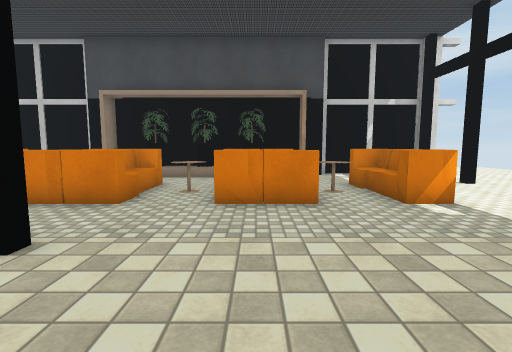
View 1 (above)

17 first-person views from a walk through a Unity game level. The camera is 1.2 m above the floor, tilts 6° down and sees 85° across. The floor is counted in squares, 1 m on a side. Each view is taken from the middle of a square. On the plan, view 1 faces up. The plan holds only what a view shows up to about 13 squares ahead; the rest is blank. The place goes on beyond the plan. Some animated figures are left out. Some surface patterns are stand-ins.

View 2
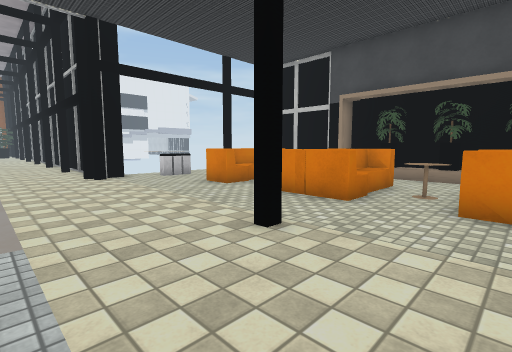

View 3
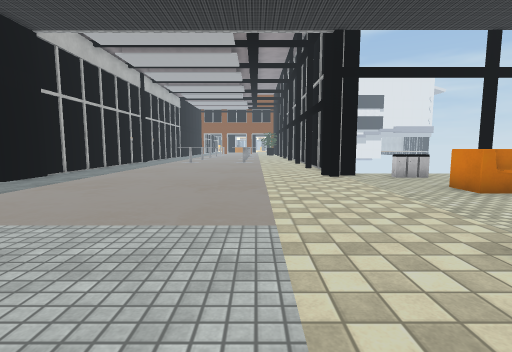

View 4
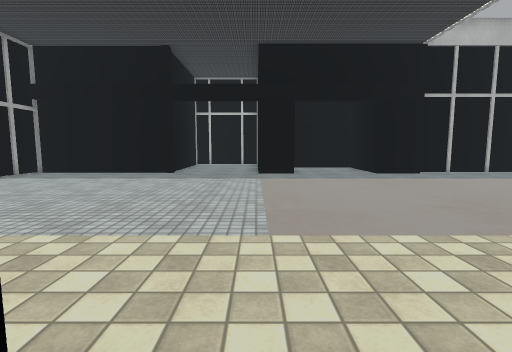

View 5
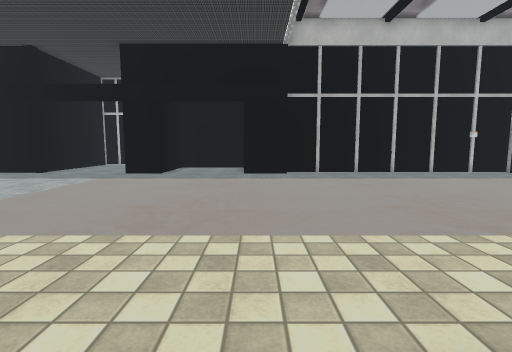

View 6
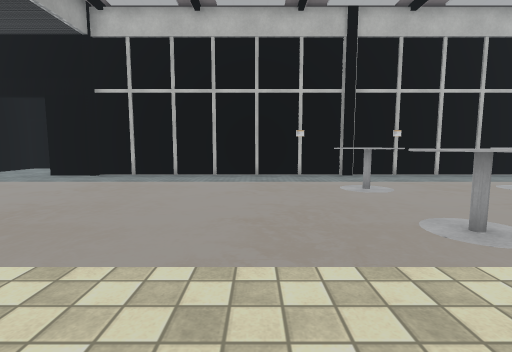

View 7
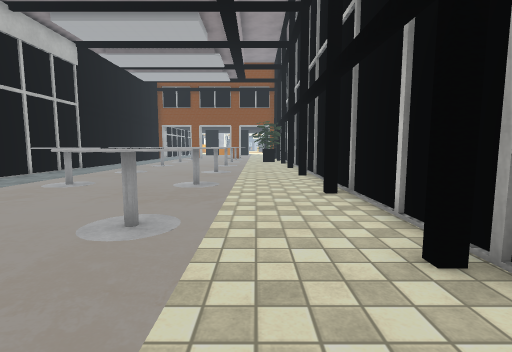

View 8
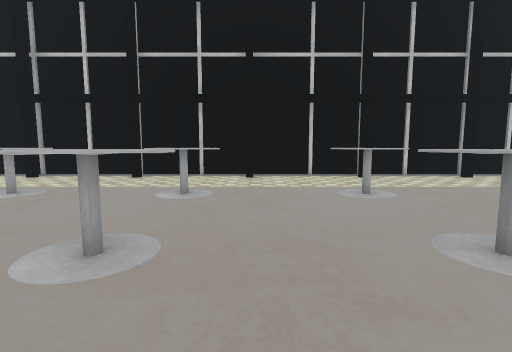

View 9
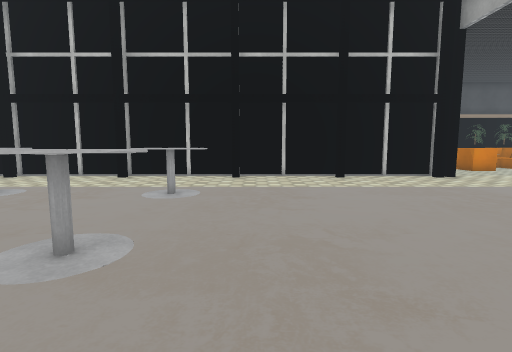

View 10
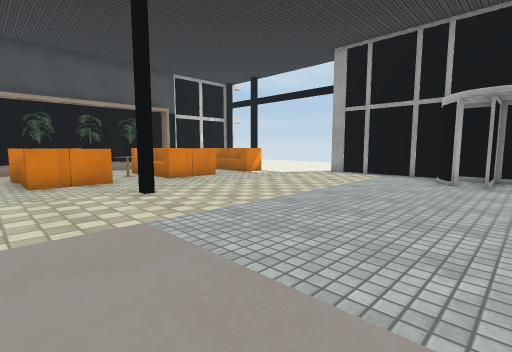

View 11
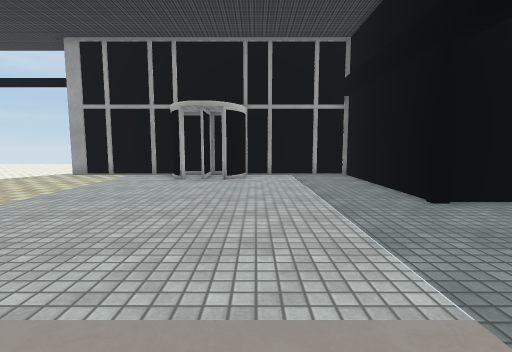

View 12
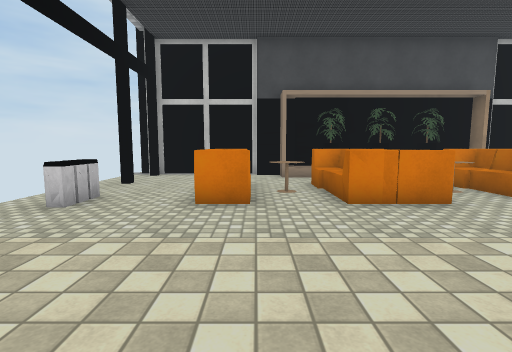

View 13
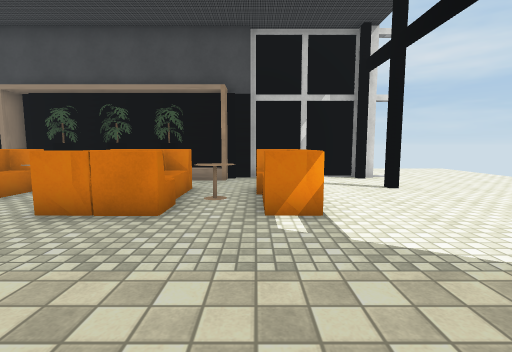

View 14
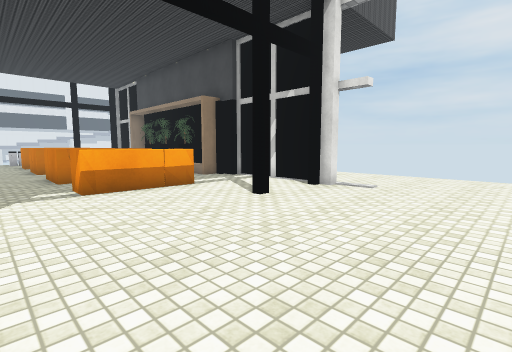

View 15
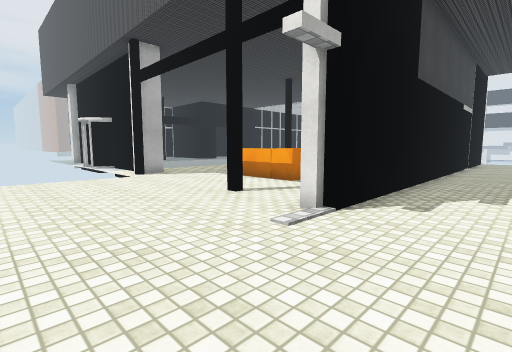

View 16
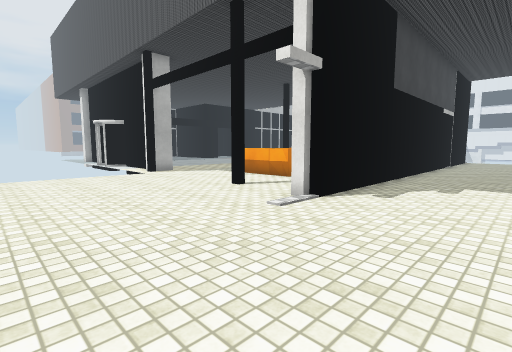

View 17
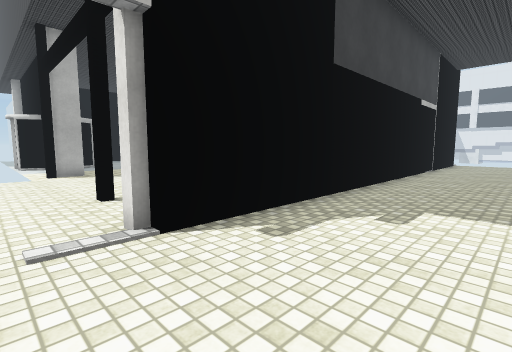

### Floor plan
Key: @ floor where view 1 was taken; # wall or solid block; x gap in a wall; . floor; = window, fence, low wall or low ledge; ^ raised ledge; O other object.
Columns run from 30 left of view 1 to 13 right of it. Each row starts with its distance up from view 1.
 16                             .............. .
 15                        ....................
 14                        .....................
 13                         ....................
 12                   x###################......
 11                   ...  .#OOOO OO#...........
 10                   .... ......  .............
  9                   .#..OO.OOO.OOO.OO..#......
  8                   ....O ^OO=^OOO^OO.........
  7                   .O..O=^ O ^ OO^=O.........
  6                   .O..OO.OOO.OOO.OO.........
  5                   ..........................
  4 ###################........................
  3 .#....#...#...#...#........#........##
  2 ....................................##
  1 ....................................#
  0 ^...^#.. ^....................@.....#
 -1 ^..^^^..^^^.........................#
 -2 ^...^....^........................###
 -3 ..................................##
 -4 ^...^#..#^........................###
 -5 ^..^^^..^^^.........................#
 -6 ^...^....^..........................#
 -7 ....................................#
 -8 ....................................#
 -9 #####################...###...#######
-10                       ..     .#

Positions as (right, up) in squares from view 1, and headings:
1: (0, 0), facing up
2: (0, 0), facing up-left
3: (0, 0), facing left
4: (-4, 4), facing down
5: (-10, 4), facing down
6: (-18, 3), facing down
7: (-17, 1), facing left
8: (-24, -8), facing up
9: (-19, -8), facing up
10: (-6, -4), facing up-right
11: (-6, -5), facing right
12: (-7, 0), facing up
13: (3, 1), facing up
14: (12, 4), facing up-left
15: (12, 15), facing down-left
16: (13, 16), facing down-left
17: (9, 16), facing down-left
